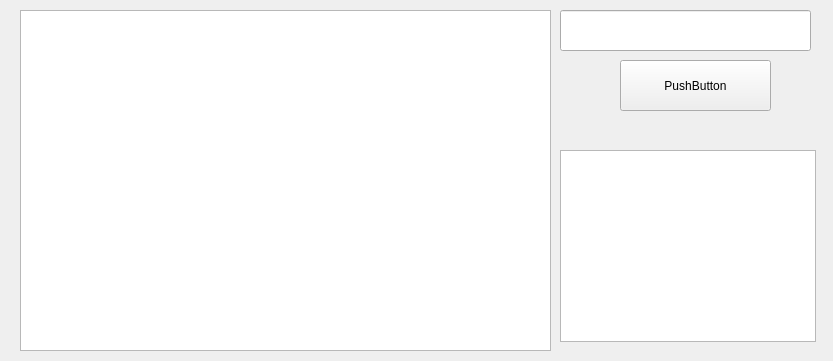
<?xml version="1.0" encoding="UTF-8"?>
<ui version="4.0">
 <class>Form</class>
 <widget class="QWidget" name="Form">
  <property name="geometry">
   <rect>
    <x>0</x>
    <y>0</y>
    <width>833</width>
    <height>361</height>
   </rect>
  </property>
  <property name="windowTitle">
   <string>Form</string>
  </property>
  <widget class="QPushButton" name="pushButton">
   <property name="geometry">
    <rect>
     <x>620</x>
     <y>60</y>
     <width>151</width>
     <height>51</height>
    </rect>
   </property>
   <property name="text">
    <string>PushButton</string>
   </property>
  </widget>
  <widget class="QLineEdit" name="lineEdit">
   <property name="geometry">
    <rect>
     <x>560</x>
     <y>10</y>
     <width>251</width>
     <height>41</height>
    </rect>
   </property>
  </widget>
  <widget class="QListWidget" name="listWidget">
   <property name="geometry">
    <rect>
     <x>20</x>
     <y>10</y>
     <width>531</width>
     <height>341</height>
    </rect>
   </property>
  </widget>
  <widget class="QTextBrowser" name="textBrowser">
   <property name="geometry">
    <rect>
     <x>560</x>
     <y>150</y>
     <width>256</width>
     <height>192</height>
    </rect>
   </property>
  </widget>
 </widget>
 <resources/>
 <connections/>
</ui>
